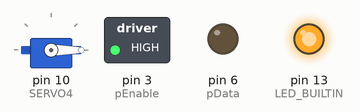
Bench run of a program on a simulated Arduino Nano, built with avr-gcc and run on an emulated ATmega328P. Shown: servo, switched loads named in the program (green lamp = pin HIGH), output pins drawn as LEDs (lit = HIGH).

Above: at 0.05 s.
At 1.0 s:
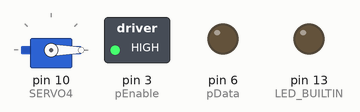
Timing chart, 0 to 3.0 s (numbered marks = the images above):
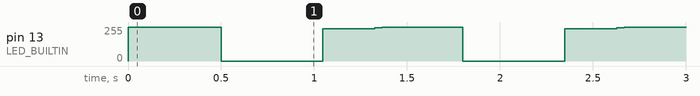

Measured:
- by itself, pin 13 (LED_BUILTIN): repeats every 1.3 s: 0/255 0.55 s, 241/255 0.28 s, 250/255 0.04 s, 255/255 0.43 s

The program:

main.cpp
```cpp
#include <Arduino.h>
#include <Servo.h>

/*
D2 -> SW1
D3 -> MTR_ENBL
D4 -> MTR_LATCH
D5 -> MTR_SCLK
D6 -> MTR_SDATIN
D7 -> SERVO1
D8 -> SERVO2
D9 -> SERVO3
D10 -> SERVO4
D11 -> MOTOR_FOR
D12 -> MOTOR_BACK

A4 -> LIGHT
A2 -> SW2
A1 -> BAT_SENSE
A0 -> SOIL_SIG
D13 -> SSR1

Motor Phases connected to shift registers:
A1 -> Bit 0
B1 -> Bit 1
C1 -> Bit 2
D1 -> But 3
A2 -> Bit 4
B2 -> Bit 5
C2 -> Bit 6
D2 -> Bit 7
A3 -> Bit 8
B3 -> Bit 9
C3 -> Bit 10
D3 -> Bit 11
NC -> Bit 12
NC -> Bit 13
NC -> Bit 14
NC -> Bit 15
 */

uint8_t pEnable = 3;
uint8_t pData = 6;
uint8_t pCLK = 5;
uint8_t pLatch = 4;
uint8_t MOTOR_FOR = 11;
uint8_t MOTOR_BACK = 12;
uint8_t LIGHT = A4;
uint8_t SSR1 = 13;
uint8_t SOIL = A0;
uint8_t SERVO1 = 7;
uint8_t SERVO2 = 8;
uint8_t SERVO3 = 9;
uint8_t SERVO4 = 10;

uint16_t pA1 = 0b1000000000000000;
uint16_t pB1 = 0b0100000000000000;
uint16_t pC1 = 0b0010000000000000;
uint16_t pD1 = 0b0001000000000000;
uint16_t pA2 = 0b0000100000000000;
uint16_t pB2 = 0b0000010000000000;
uint16_t pC2 = 0b0000001000000000;
uint16_t pD2 = 0b0000000100000000;
uint16_t pA3 = 0b0000000010000000;
uint16_t pB3 = 0b0000000001000000;
uint16_t pC3 = 0b0000000000100000;
uint16_t pD3 = 0b0000000000010000;

uint16_t pOff = 0b0000000000000000;
uint16_t pOn = 0b1111111111111111;

Servo servo4;

void phaseOut(uint16_t phases);
void shiftOut(uint8_t dataPin, uint8_t clockPin, uint8_t bitOrder, byte val);
void softPWM(uint8_t pin, uint16_t durationMilliS, uint8_t duty, uint16_t periodMicroS);

void setup()
{
    // initialize digital pin LED_BUILTIN as an output.
    pinMode(LED_BUILTIN, OUTPUT);
    pinMode(pEnable, OUTPUT);
    pinMode(pData, OUTPUT);
    pinMode(pCLK, OUTPUT);
    pinMode(pLatch, OUTPUT);
    pinMode(13, OUTPUT);

    servo4.attach(SERVO4);
    servo4.write(0);

    digitalWrite(pEnable, HIGH);
    delayMicroseconds(20);
}

// the loop function runs over and over again forever
void loop()
{
    // Status LED Blink
    digitalWrite(LED_BUILTIN, HIGH);
    delay(500);
    digitalWrite(LED_BUILTIN, LOW);
    delay(500);

    //digitalWrite(LED_BUILTIN, HIGH);
    //delay(50);

    //phaseOut(pOn);
    //delay(200);
    //phaseOut(pOff);
    //delay(200);

    //for (int i = 0; i <= 50; i++) {
    //phaseOut(pA3);
    //delay(20);
    //phaseOut(pB3);
    //delay(20);
    //phaseOut(pC3);
    //delay(20);
    //phaseOut(pD3);
    //delay(20);
    //}
    //phaseOut(pOff);
    //phaseOut(pOff);
    //phaseOut(pOff);
    //digitalWrite(MOTOR_BACK, HIGH);
    //delay(3000);
    //digitalWrite(MOTOR_BACK, LOW);
    //delay(1000);
    //digitalWrite(MOTOR_FOR, HIGH);
    //delay(3000);
    //digitalWrite(MOTOR_FOR, LOW);

    // for (int i = 0; i <= 90; i++)
    // {
    //     servo4.write(i);
    //     delay(20);
    // }
    // for (int i = 90; i >= 0; i--)
    // {
    //     servo4.write(i);
    //     delay(20);
    // }

    //for (int i = 0; i <= analogRead(SOIL)/100; i++) {
    // digitalWrite(SSR1, HIGH);
    // delay(2000);
    // digitalWrite(SSR1, LOW);
    // delay(2000);
    //}
    softPWM(SSR1, 300, 127, 20000);
}

void phaseOut(uint16_t phases)
{
    digitalWrite(pLatch, LOW);
    delayMicroseconds(20);
    shiftOut(pData, pCLK, LSBFIRST, lowByte(phases));
    shiftOut(pData, pCLK, LSBFIRST, highByte(phases));
    delayMicroseconds(20);
    digitalWrite(pLatch, HIGH);
    delayMicroseconds(20);
    digitalWrite(pLatch, LOW);
    delayMicroseconds(20);
}

void shiftOut(uint8_t dataPin, uint8_t clockPin, uint8_t bitOrder, byte val)
{
    int i;

    for (i = 0; i < 8; i++)
    {
        if (bitOrder == LSBFIRST)
            digitalWrite(dataPin, !!(val & (1 << i)));
        else
            digitalWrite(dataPin, !!(val & (1 << (7 - i))));

        digitalWrite(clockPin, HIGH);
        delayMicroseconds(20);
        digitalWrite(clockPin, LOW);
        delayMicroseconds(20);
    }
}

void softPWM(uint8_t pin, uint16_t durationMilliS, uint8_t duty, uint16_t periodMicroS)
{
    unsigned long t0 = 0;
    t0 = millis();
    while ((millis() - t0) < durationMilliS)
    {
        digitalWrite(pin, HIGH);
        delayMicroseconds(periodMicroS - periodMicroS * duty / 255);
        digitalWrite(pin, LOW);
        delayMicroseconds(periodMicroS * duty / 255);
    }
    digitalWrite(pin, LOW);
}
```
